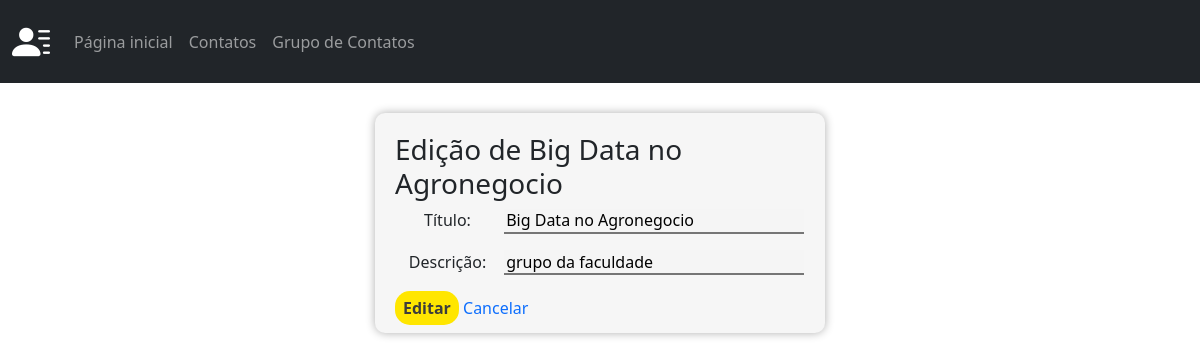
Before: /contato/grupoContatos/edit/13 with the older database file.
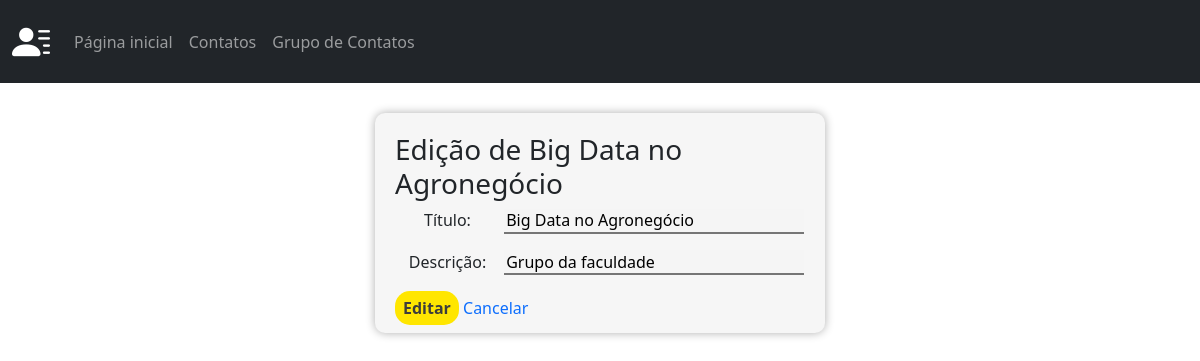
After: the same page with the newer database file.
### contatos/models.py (models this page shows, shortened)
class GrupoContatos(models.Model):
    titulo = models.CharField(max_length=255, verbose_name="Título")
    descricao = models.CharField(max_length=255, verbose_name="Descrição")

### contatos/views.py (the view)
def grupoContatos_edit(request, grupoContatos_pk):
    grupoContatos = GrupoContatos.objects.get(pk=grupoContatos_pk)
    form = GrupoContatosForm(request.POST or None, instance=grupoContatos)
    if request.POST:
        if form.is_valid():
            form.save()
            return redirect('grupoContatos')
    context = {
        'form': form,
        'grupoContatos': grupoContatos
    }
    return render(request, 'contatos/grupoContatos_edit.html', context)

### contatos/forms.py
class GrupoContatosForm(forms.ModelForm):
    class Meta:
        model = GrupoContatos
        exclude = ()
        widgets = {
            'titulo': forms.TextInput(attrs={'id': 'input-nome'}),
            'descricao': forms.TextInput(attrs={'id': 'input-nome'}),
        }

### contatos/templates/contatos/grupoContatos_edit.html (shortened to what this page needs)
{% extends 'template.html' %}
{% block main %}
<div id="container-inclusaoGrupoContatos">
    <h3>Edição de {{grupoContatos.titulo}}</h3>
    <form action="{% url 'grupoContatos_edit' grupoContatos.id %}" method="post">
        {{ form.as_p }}
        <button type="submit">Editar</button>
        <a class="formCancelar" href="{% url 'grupoContatos' %}">Cancelar</a>
    </form>
</div>
{% endblock main %}

Changed rows visible on the page:
changed GrupoContatos: titulo "Big Data no Agronegocio" → "Big Data no Agronegócio"; descricao "grupo da faculdade" → "Grupo da faculdade"
